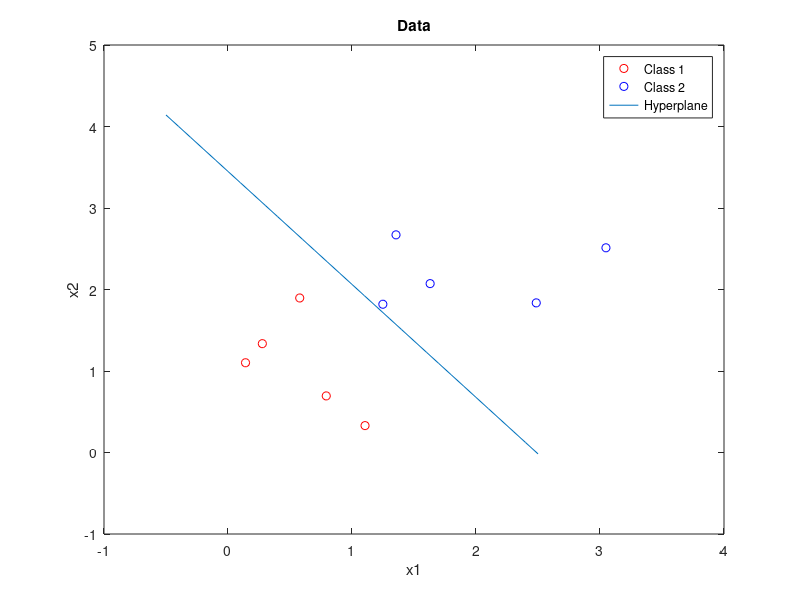

Here is the MATLAB script that generated this plot:
function demo_perceptron
dbstop if error
rng(2);
%% Generate data from two Gaussion distribution
N = 10;
mu1 = [1,1];
mu2 = [2,2];
sigma = 0.2 * eye(2);
X = [mvnrnd(mu1,sigma,N/2);mvnrnd(mu2,sigma,N/2)];
label = [ones(N/2,1); -ones(N/2,1)];

%
figure;
hold on;
plot(X(label==1,1), X(label==1,2), 'ro');
plot(X(label==-1,1), X(label==-1,2), 'bo');
hold off;
box on;
title('Data');
xlabel('x1');
ylabel('x2');


%% Perceptron
eta = 0.1;
w = randn(2,1);
b = 0;
iter = 200;

% train
for i = 1:iter
    y = label .* (X*w + b);
    idx = find(y <= 0);
    if ~isempty(idx)
        j = randsample(idx,1);
        w = w + eta * label(j) * X(j,:)';
        b = b + eta * label(j);
    else
        break;
    end
end

% test
pre_label = sign(X*w+b);
accuracy = mean(sum(pre_label == label));

% Plot
hold on;
t = -0.5:0.1:2.5;
plot(t,(-b-w(1)*t)/w(2));
hold off;
legend('Class 1', 'Class 2','Hyperplane');
end
